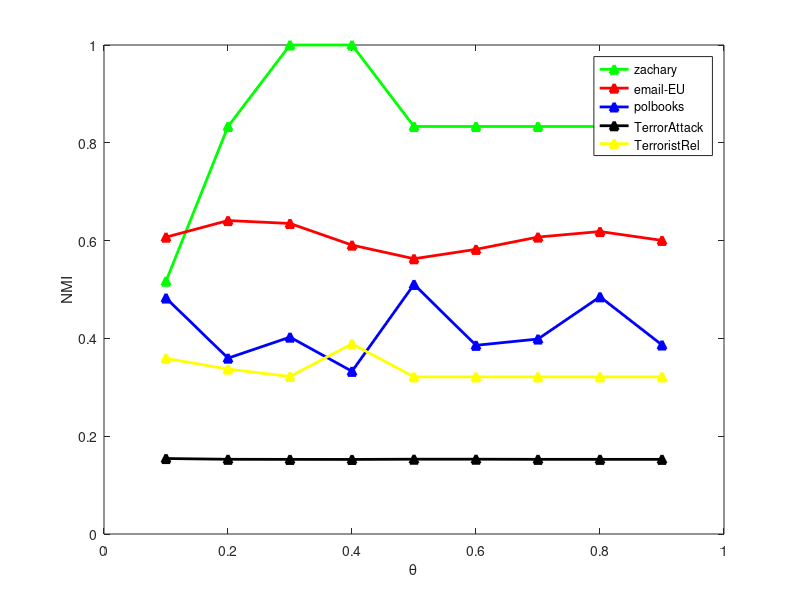

This figure's MATLAB source:
clc;
clear;
load('tradeoffResult.mat');
x=[0.1:0.1:0.9];
plot(x,cell2mat(zachary),'g-^',...
    'MarkerEdgeColor', 'g',...
    'MarkerFaceColor', 'g',...
    'LineWidth',2);
hold on;
plot(x,cell2mat(email_EU),'r-^',...
    'MarkerEdgeColor', 'r',...
    'MarkerFaceColor', 'r',...
    'LineWidth',2);
hold on;
plot(x,cell2mat(polbooks),'b-^',...
    'MarkerEdgeColor', 'b',...
    'MarkerFaceColor', 'b',...
    'LineWidth',2);
hold on;
plot(x,cell2mat(TerrorAttack),'k-^',...
    'MarkerEdgeColor', 'k',...
    'MarkerFaceColor', 'k',...
    'LineWidth',2);
hold on;
plot(x,cell2mat(TerroristRel),'y-^',...
    'MarkerEdgeColor', 'y',...
    'MarkerFaceColor', 'y',...
    'LineWidth',2);
hold on;
xlabel('\theta');
ylabel('NMI');
legend('zachary','email-EU','polbooks','TerrorAttack','TerroristRel');